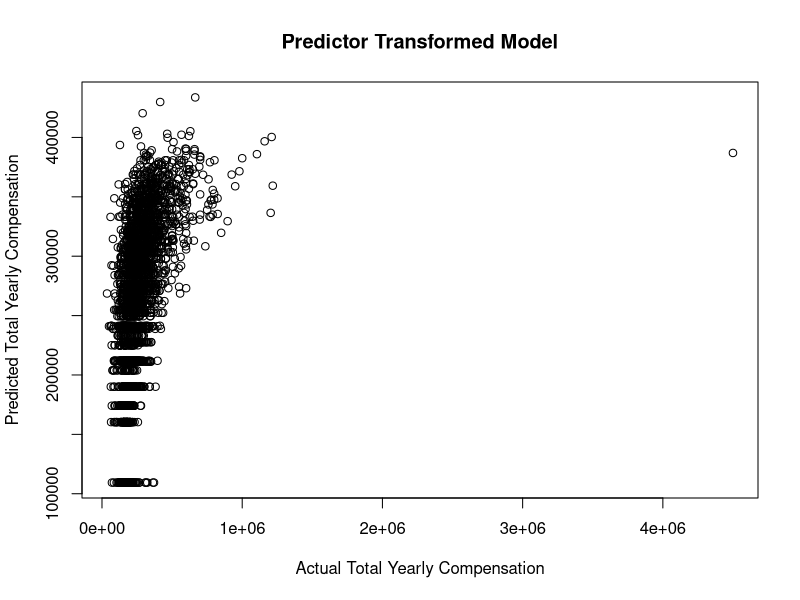
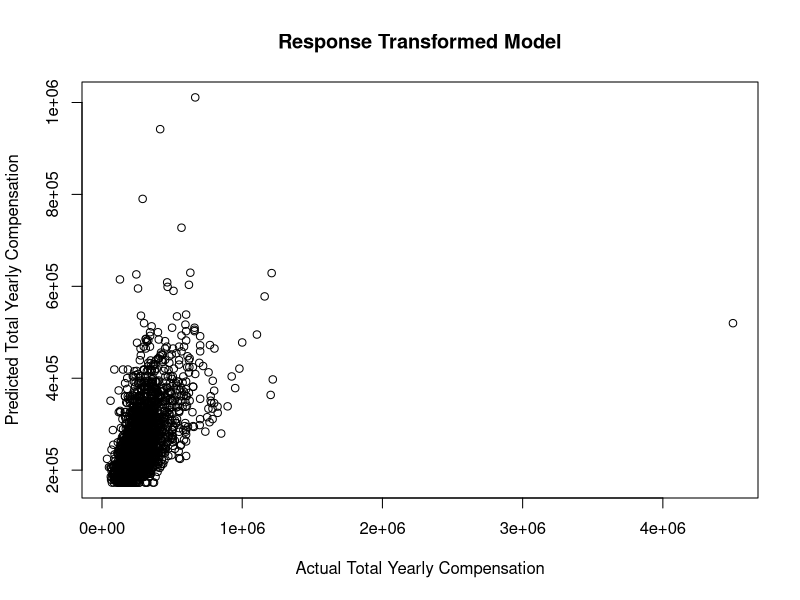
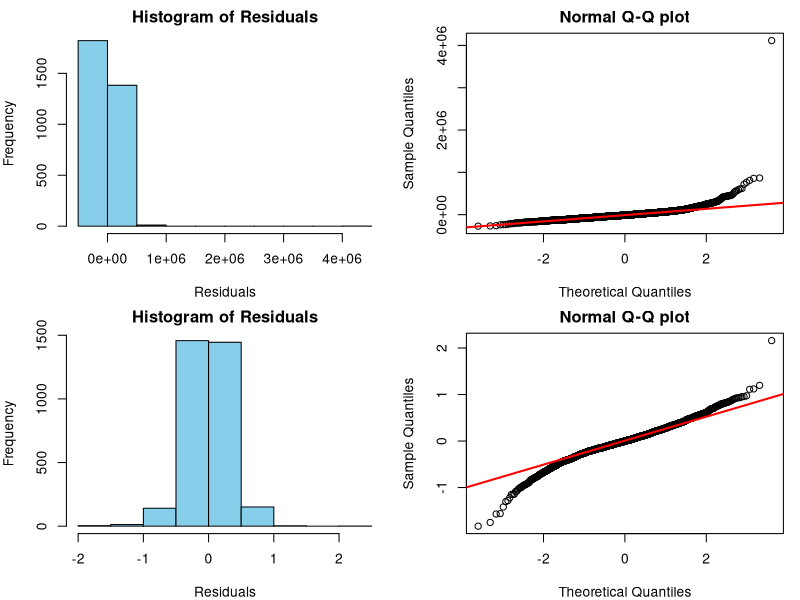

Source code (R) for these figures, in order:
## ---- chunk 1
#Loading dataset
library(readr)
library(stringr)
salaries = read_csv("Levels-Fyi-Salary-Data-Cleaned-US.csv")

#Remove NA records
salaries = na.omit(salaries)

#Create new column 'State' which only shows the Convert to State
salaries$state = str_sub(salaries$location,-2,-1)

#Changing some predictors to factors
salaries$company = as.factor(salaries$company)
salaries$level = as.factor(salaries$level)
salaries$title = as.factor(salaries$title)
salaries$location = as.factor(salaries$location)
salaries$state = as.factor(salaries$state)
salaries$gender = as.factor(salaries$gender)
salaries$Race = as.factor(salaries$Race)
salaries$Education = as.factor(salaries$Education)

#Feel free to uncomment until we get confirmation from TA on removing columns or not
#Variable Selection: Removed variables that contained redundant information 
#salaries = subset(salaries, select = c(company, level, title,
#                                       totalyearlycompensation,
#                                       yearsofexperience, yearsatcompany, tag,
#                                       basesalary, stockgrantvalue, bonus,
#                                       gender, Race, Education, state))

#Variable Selection: Removed variables that contained redundant information 
salaries = subset(salaries, select = c(company, level, title,
                                       totalyearlycompensation,
                                       yearsofexperience, yearsatcompany, tag,
                                       gender, Race, Education, state))
## ---- chunk 2
# Placeholder and we will just put the model we actually use here 
model = 2
## ---- chunk 3
salaries_model = lm(totalyearlycompensation ~ ., data = salaries)
## ---- chunk 4
#Didnt use p but n was used for model BIC models  
#p = length(coef(salaries_model))
n = length(resid(salaries_model))

#Backward AIC
salaries_model_back_aic = step(salaries_model,
                               direction = "backward", trace = 0)

#Backward BIC
salaries_model_back_bic = step(salaries_model, direction = "backward",
                               k = log(n), trace = 0)

salaries_model_start = lm(totalyearlycompensation ~ 1, data = salaries)

#Forward AIC
salaries_model_forw_aic = step(salaries_model_start, 
                               scope = totalyearlycompensation ~ company + level +
                               title + yearsofexperience + yearsatcompany + tag +
                               gender + Race + Education + state,
                               direction = "forward", trace = 0)

#Forward BIC
salaries_model_forw_bic = step(salaries_model_start, 
                               scope = totalyearlycompensation ~ company + level +
                               title + yearsofexperience + yearsatcompany + tag +
                               gender + Race + Education + state,
                               direction = "forward", k = log(n), trace = 0)

#Stepwise AIC
salaries_model_both_aic = step(salaries_model_start, 
                               scope = totalyearlycompensation ~ company + level +
                               title + yearsofexperience + yearsatcompany + tag +
                               gender + Race + Education + state,
                               direction = "both", trace = 0)

#Stepwise BIC
salaries_model_both_bic = step(salaries_model_start, 
                               scope = totalyearlycompensation ~ company + level +
                               title + yearsofexperience + yearsatcompany + tag +
                               gender + Race + Education + state,
                               direction = "both", k = log(n), trace = 0)


#AIC derives a model using 9 of the 10 initial inputted predictors
#salaries_model_back_aic
#salaries_model_forw_aic
#salaries_model_both_aic

#BIC derives a model using 4 of the 10 initial inputted predictors
#salaries_model_back_bic
#salaries_model_forw_bic
#salaries_model_both_bic
## ---- chunk 5
library(lmtest)
# salaries_model_add = lm(log(totalyearlycompensation) ~ yearsatcompany * title * state * level, data = salaries)
# 
# summary(salaries_model_add)
# 
# salaries_model_fix = lm(log(totalyearlycompensation) ~ yearsatcompany * title * state * level, data = salaries, subset = cooks.distance(salaries_model_add) < 4 / length(cooks.distance(salaries_model_add)))
# 
# hist(resid(salaries_model_fix))
# 
# #salaries_model_int = lm(totalyearlycompensation ~ level * title * yearsofexperience * yearsatcompany, data = salaries)
# 
# #anova(salaries_model_add, salaries_model_int)
# #summary(salaries_model_int)
# 
# #salaries_model_three_int = lm(totalyearlycompensation ~ company * level * yearsofexperience, data = salaries)
# 
# qqnorm(resid(salaries_model_fix))
# qqline(resid(salaries_model_fix))
# plot(fitted(salaries_model_fix), resid(salaries_model_fix))
# abline(h=0)
# shapiro.test(resid(salaries_model_fix))
# bptest(salaries_model_fix)
#anova(salaries_model_add, salaries_model_two_int)

#anova(salaries_model_two_int, salaries_model_three_int)

## ---- chunk 6
# Check if there are any 0 or negative values in the predictors and response variable
sum(salaries$yearsofexperience <= 0, na.rm = TRUE)
sum(salaries$yearsatcompany <= 0, na.rm = TRUE)
sum(salaries$totalyearlycompensation <= 0, na.rm = TRUE)

# Add a small constant before log transformation
salaries$yearsofexperience_log = log1p(salaries$yearsofexperience)
salaries$yearsatcompany_log = log1p(salaries$yearsatcompany)
salaries$totalyearlycompensation_log = log1p(salaries$totalyearlycompensation)

# Create a model with transformed predictors
model_predictor_transformed = lm(totalyearlycompensation ~ yearsofexperience_log + yearsatcompany_log, data = salaries)
summary(model_predictor_transformed)

# Create a model with transformed response
model_response_transformed = lm(totalyearlycompensation_log ~ yearsofexperience + yearsatcompany, data = salaries)
summary(model_response_transformed)

# Plot for Predictor Transformed Model
plot(salaries$totalyearlycompensation, predict(model_predictor_transformed), main="Predictor Transformed Model",
     xlab="Actual Total Yearly Compensation", ylab="Predicted Total Yearly Compensation")

# Plot for Response Transformed Model
plot(expm1(salaries$totalyearlycompensation_log), expm1(predict(model_response_transformed)), main="Response Transformed Model",
     xlab="Actual Total Yearly Compensation", ylab="Predicted Total Yearly Compensation")


# Set graphical parameters for a 2x2 grid of plots
par(mfrow = c(2, 2), mar = c(4, 4, 2, 1))

print("Predictor Transformed Model")

# Predictor Transformed Model Residuals
residuals_predictor_transformed = residuals(model_predictor_transformed)

# Histogram
hist(residuals_predictor_transformed, main = "Histogram of Residuals", xlab = "Residuals", col = "skyblue")

# Normal Q-Q plot
qqnorm(residuals_predictor_transformed, main = "Normal Q-Q plot")
qqline(residuals_predictor_transformed, col = "red", lwd = 2)

# Response Transformed Model Residuals
residuals_response_transformed = residuals(model_response_transformed)

# Histogram
hist(residuals_response_transformed, main = "Histogram of Residuals", xlab = "Residuals", col = "skyblue")

# Normal Q-Q plot
qqnorm(residuals_response_transformed, main = "Normal Q-Q plot")
qqline(residuals_response_transformed, col = "red", lwd = 2)

# Reset graphical parameters to default
par(mfrow = c(1, 1), mar = c(5, 4, 4, 2) + 0.1)

## ---- chunk 7
